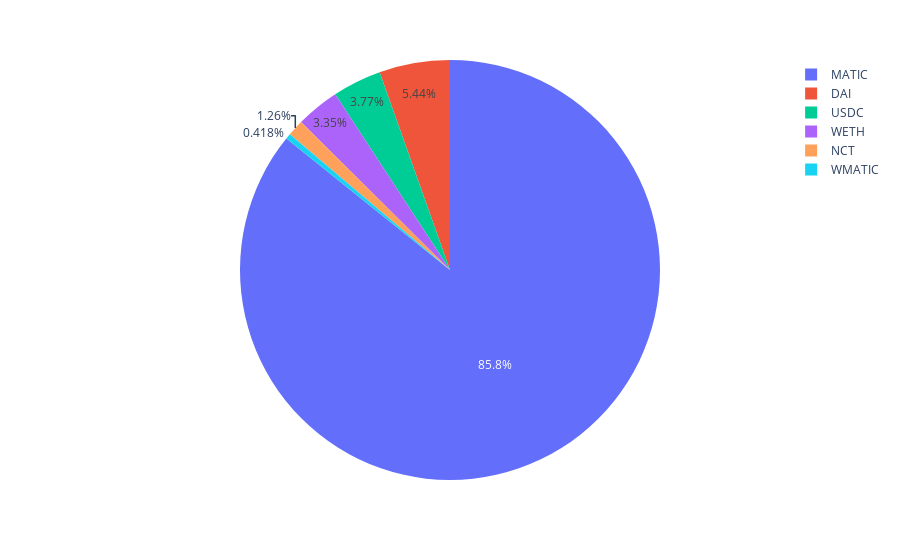

The code cell stored with this chart in its notebook:
### Code cell
import plotly.express as px
fig = px.pie(df.token, values=df.token.value_counts().values, names=df.token.value_counts().index)
#fig.update_traces(hoverinfo='label+percent', textinfo='token')
fig.show()
fig.write_image("images/Tokens.png")

### Figure 1 — Plotly figure (JSON) as saved in the notebook; plotly's stock layout.template omitted (floating-point values rounded to 4 significant figures)
{"data": [{"domain": {"x": [0, 1], "y": [0, 1]}, "hovertemplate": "label=%{label}<br>value=%{value}<extra></extra>", "labels": ["MATIC", "DAI", "USDC", "WETH", "NCT", "WMATIC"], "legendgroup": "", "name": "", "showlegend": true, "type": "pie", "values": [205, 13, 9, 8, 3, 1]}], "layout": {"legend": {"tracegroupgap": 0}, "margin": {"t": 60}}}
